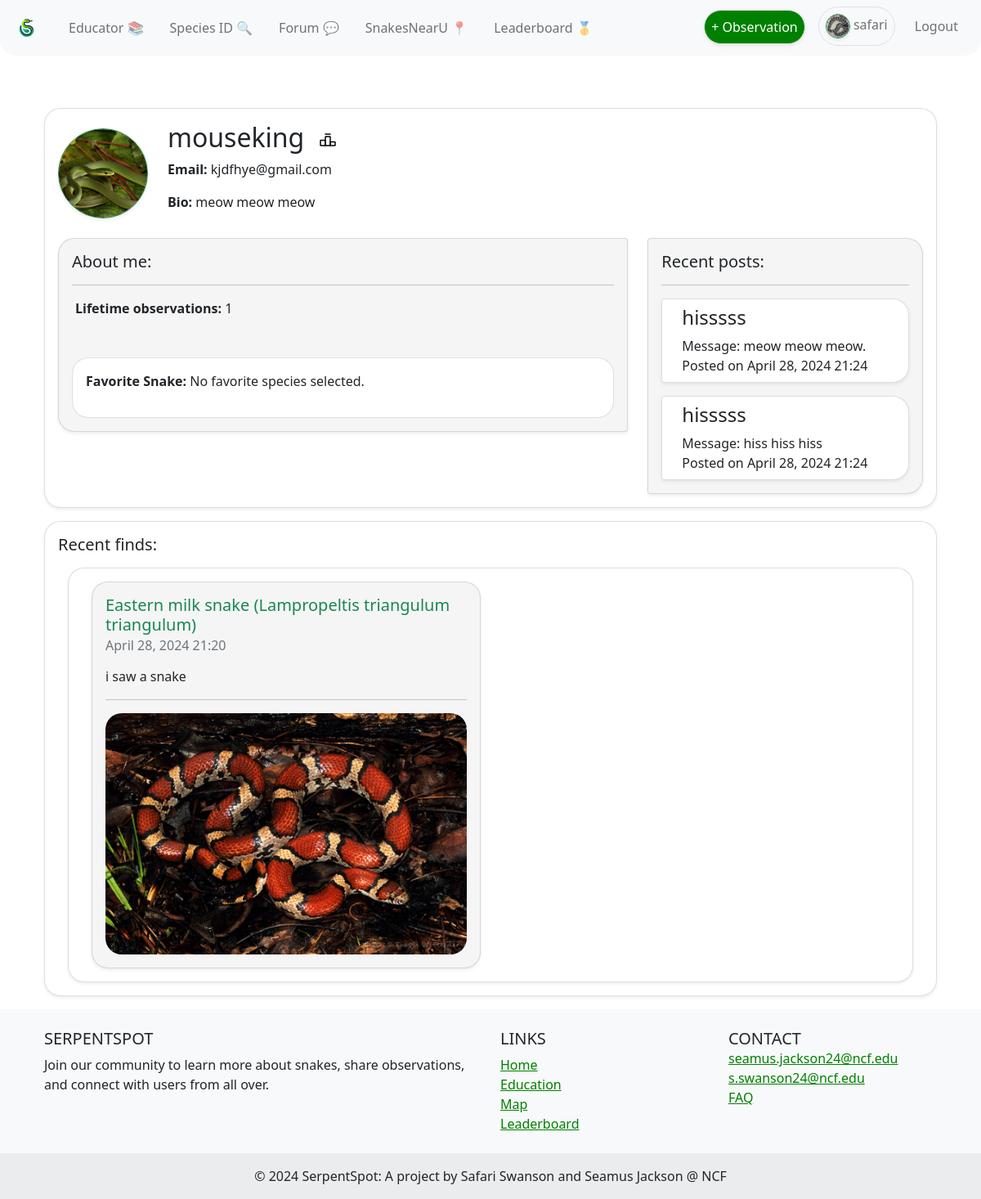
Page /auth/profile/mouseking/ (signed in) on the earlier database version.
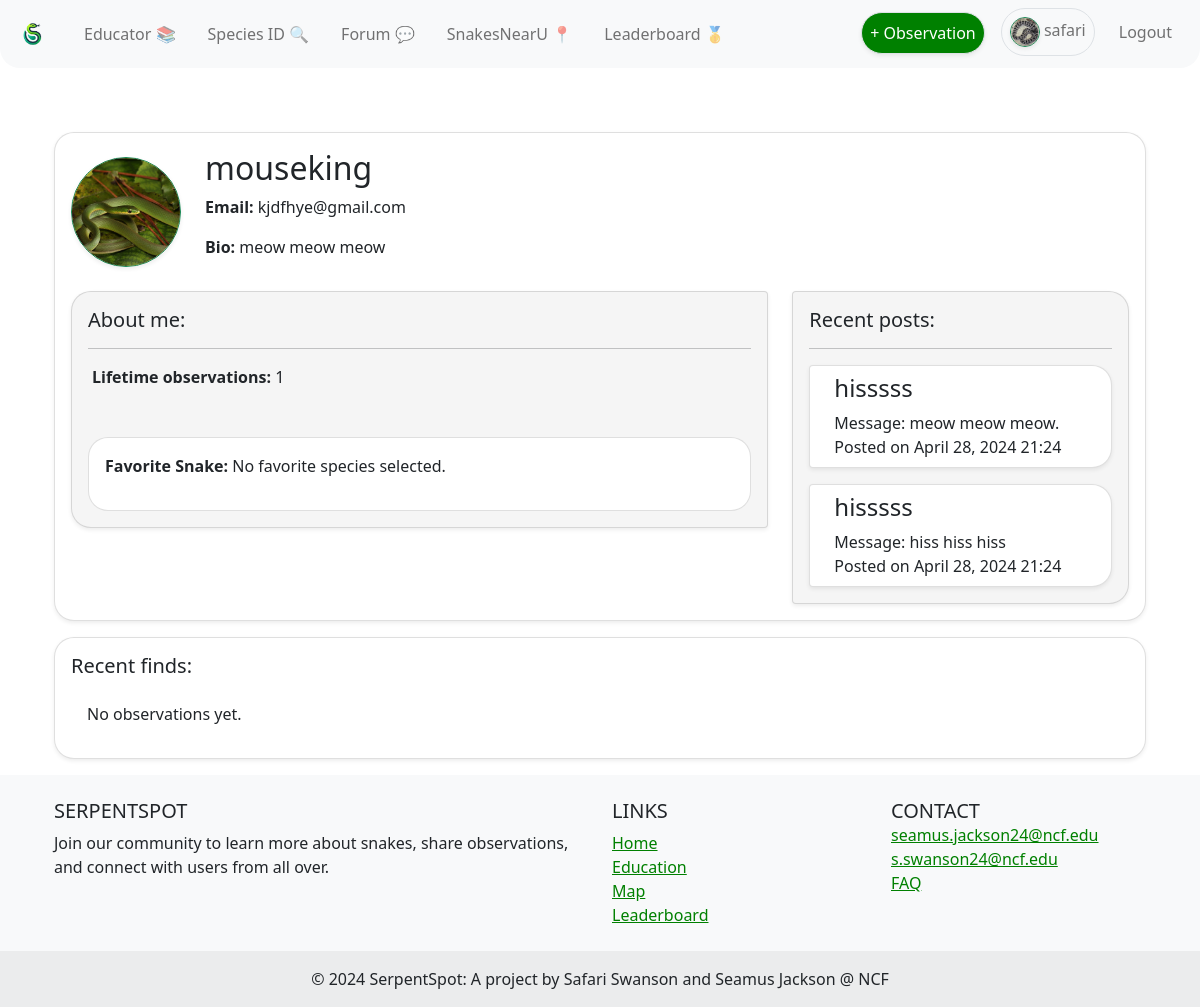
Same page on the later database version.
### Forum/models.py (models this page shows, shortened)
class Post(models.Model):
    thread = models.ForeignKey(Thread, on_delete=models.CASCADE, related_name='posts')
    message = models.TextField()
    created_by = models.ForeignKey(User, on_delete=models.CASCADE, related_name='posts_created')
    created_at = models.DateTimeField(auto_now_add=True)
    updated_at = models.DateTimeField(auto_now=True)

class Thread(models.Model):
    title = models.CharField(max_length=255)
    board = models.ForeignKey(Board, on_delete=models.CASCADE, related_name='threads')
    starter = models.ForeignKey(User, on_delete=models.CASCADE, related_name='threads_started')
    created_at = models.DateTimeField(auto_now_add=True)
    updated_at = models.DateTimeField(auto_now=True)

### ObservationJournal/models.py (models this page shows, shortened)
class UserObservation(models.Model):
    user = models.ForeignKey('UserAuth.UserProfile', on_delete=models.CASCADE) # Link the observation to a user profile
    observation = models.TextField() # notes about the observation
    species = models.ForeignKey('Identification.SnakeSpecies', on_delete=models.CASCADE, default=1) # The species observed
    observation_pic = models.ImageField(upload_to='observation_pics/', null=True, blank=True) # An image of the observation
    date = models.DateTimeField(auto_now_add=True) # The date the observation was made
    latitude = models.DecimalField(max_digits=9, decimal_places=6, null=True, blank=True)
    longitude = models.DecimalField(max_digits=9, decimal_places=6, null=True, blank=True)

### Identification/models.py (models this page shows)
class SnakeSpecies(models.Model):
    common_name = models.CharField(max_length=255)
    scientific_name = models.CharField(max_length=255)
    image_path = models.CharField(max_length=255)  # Static path to the image
    description = models.TextField()
    venomous = models.BooleanField(default=False)
    states = models.ManyToManyField(State, related_name='snake_species')
    def __str__(self):
        return f"{self.common_name} ({self.scientific_name})"

### UserAuth/views.py (the view)
# urls.py: path('profile/', views.profile_view, name='profile'), # path to view user profile
@login_required
def profile_view(request, username=None):
    if username:
        user = get_object_or_404(User, username=username)
    else:
        user = request.user
    userprofile = UserProfile.objects.get(user=user)
    observations = UserObservation.objects.filter(user=user.userprofile)
    recentPosts = Post.objects.filter(created_by=user).order_by('-created_at')[:5] # Get the 5 most recent posts by the user
    recentobservations = observations.order_by('-date')[:6] # Get the 6 most recent observations by the user
    context = {
        'user': user,
        'userprofile': userprofile,
        'observations': observations,
        'recentPosts': recentPosts,
        'recentobservations': recentobservations
    }
    return render(request, 'profile.html', context)

### UserAuth/templates/profile.html (shortened to what the changed rows need)
{% extends 'base.html' %}
{% block content %}
{% load static %}
<div class="container my-3">
    <div class="card shadow-sm" style="border-radius: 20px; overflow: hidden;">
        <div class="card-body">
            <div class="row align-items-center">
                <div class="col">
                    <h2 class="card-title">
                        {{ user.username | slice:":15" }}
                        {% if recentobservations %}
                        <a href="{% url 'leaderboard_view' %}" class="ms-2">
                            <img src="{% static 'leaderboard.svg' %}" class="leaderboardicon" alt="leaderboard" style="height: 24px;">
                        </a>
                        {% endif %}
                    </h2>
                </div>
            </div>
            <div class="row mt-3">
                <div class="col-md-4">
                    <div class="card shadow-sm" style="background-color:whitesmoke; border-top-right-radius: 20px; border-bottom-right-radius: 20px; overflow:hidden">
                        <div class="card-body">
                            {% if recentPosts %}
                                {% for post in recentPosts %}
                                <a href="{% url 'thread_posts' thread_id=post.thread.id %}" class="text-decoration-none" aria-label="Read more about {{ post.thread.title }}">
                                <div class="card shadow-sm mt-3 recentpost" style="border-top-right-radius: 20px; border-bottom-right-radius: 20px; overflow: hidden;">
                                    <div class="mx-4 mt-2 mb-2">
                                        <h4 class="card-title">{{ post.thread.title }}</h4>
                                        <p class="card-text">
                                            Message: {{ post.message|truncatechars:50 }}
                                            <br>
                                            Posted on {{ post.created_at|date:"F d, Y H:i" }}
                                        </p>
                                    </div>
                                </div>
                                </a>
                            {% endfor %}
                            {% else %}
                                <p class="mx-1">No recent posts to display.</p>
                            {% endif %}
                        </div>
                    </div>
                </div>
            </div>
        </div>
    </div>
    <div class="card shadow-sm mt-3" style="border-radius: 20px; overflow: hidden;">
        <div class="card-body">
            {% if recentobservations %}
            <div class="container mt-3">
                <div class="card shadow-sm" style="border-radius: 20px; overflow: hidden;">
                    <div class="row mx-3">
                        {% for observation in recentobservations %}
                            <div class="col-sm-12 col-md-6">
                                <a href="{% url 'id_view' %}?search={{ observation.species.common_name|urlencode }}" class="text-decoration-none" aria-label="View details for {{ observation.species|default:"Unknown Species" }}">
                                    <div class="card shadow-sm mt-3 mb-3 obsitem" style="background-color:whitesmoke; border-radius: 20px; overflow: hidden;">
                                        <div class="card-body">
                                            <h5 class="card-title
                                            {% if observation.species %}
                                                text-success
                                            {% else %}
                                                text-danger
                                            {% endif %}">
                                                {{ observation.species|default:"Unknown Species" }}
                                            </h5>
                                            <h6 class="card-subtitle mb-3 text-muted">{{ observation.date|date:"F d, Y H:i" }}</h6>
                                            <p class="card-text">{{ observation.observation }}</p>
                                            <hr>
                                            {% if observation.observation_pic %}
                                                <img src="{{ observation.observation_pic.url }}" alt="Observation Image" style="max-width: 100%; height: auto; border-radius: 20px;">
                                            {% else %}
                                                <p class="card-text">No image uploaded.</p>
                                            {% endif %}
                                        </div>
                                    </div>
                                </a>
                            </div>
                        {% endfor %}
                    </div>
                </div>
            </div>
            {% else %}
                <div class="card-body">
                    <p class="card-text">No observations yet.</p>
                </div>
            {% endif %}
        </div>
    </div>
</div>
{% endblock content %}

Differences in the rows shown:
removed UserObservation: species "Eastern milk snake (Lampropeltis triangulum triangulum)", date "April 28, 2024 21:20", observation "i saw a snake", observation_pic (picture)
Other differences:
text now shown: "No observations yet."
